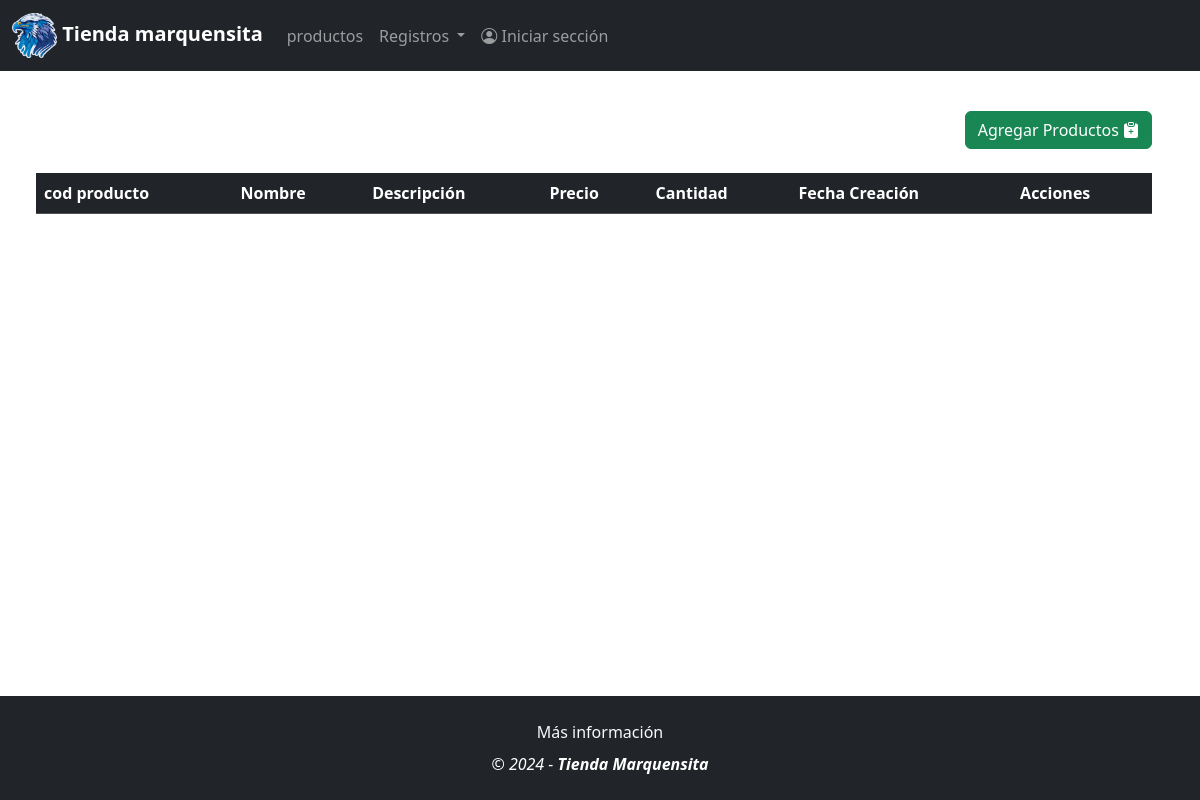
The app's page /producto/crudproductos/, older data.
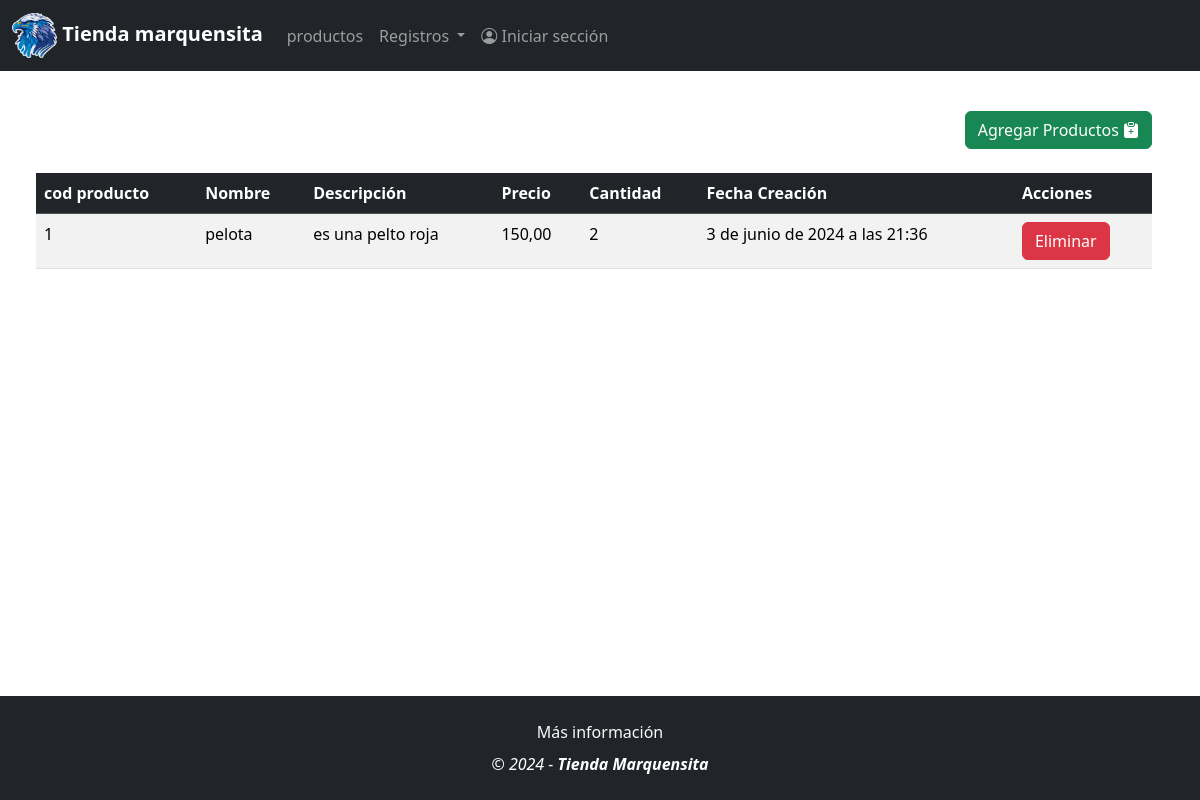
The same page, newer data.
### modulo_producto/models.py (models this page shows, shortened)
class Producto(models.Model):
    producto_id = models.AutoField(primary_key=True,)
    nombre_producto = models.CharField(max_length=50, null=True, blank=True, verbose_name="Nombre del producto")
    descripcion_producto = models.CharField(max_length=50, null=True, blank=True, verbose_name="Descripción del producto")
    precio_producto = models.DecimalField(max_digits=10, decimal_places=2, verbose_name="Precio del producto")
    stock_producto = models.IntegerField(null=True, blank=True, verbose_name="Cantidad del producto")
    fecha_creacion_producto = models.DateTimeField(auto_now_add=True, verbose_name="Fecha de ingreso del producto")
    imagen_producto = models.ImageField(upload_to='productos_imagenes/', verbose_name="Imagen del producto")
    estado = models.CharField(max_length=50, null=True, blank=True)

### modulo_producto/views.py (the view)
def productocrud(request):
    if request.method == "POST":
        form = ProductoForm(request.POST, request.FILES)
        if form.is_valid():
            form.save()
            return redirect('products')
    else:
        form = ProductoForm()
    productos = Producto.objects.filter(estado='1')  # Assuming '1' is the string for the active state
    return render(request, "crud_productos.html", {'form': form, 'productos': productos})

### modulo_producto/templates/crud_productos.html (shortened to what this page needs)
{% extends "menu.html" %}
{% load static %}
{% block main_content %}
<section>
    <div class="container m-4" style="display: flex; justify-content:flex-end">
        <div class="row">
            <div class="col-md-12">
                <button type="button" class="btn btn-success" data-bs-toggle="modal" data-bs-target="#exampleModal">
                    Agregar Productos <i class="bi bi-clipboard-plus-fill"></i>
                </button>
            </div>
        </div>
    </div>
</section>
<div class="container m-4">
    <div class="row">
        <div class="col-md-12">
            <table class="table table-striped">
                <thead class="table-dark">
                    <tr>
                        <th scope="col">cod producto</th>
                        <th scope="col">Nombre</th>
                        <th scope="col">Descripción</th>
                        <th scope="col">Precio</th>
                        <th scope="col">Cantidad</th>
                        <th scope="col">Fecha Creación</th>
                        <th scope="col">Acciones</th>
                    </tr>
                </thead>
                <tbody>
                    {% for producto in productos %}
                    <tr>
                        <td>{{ producto.producto_id }}</td>
                        <td>{{ producto.nombre_producto }}</td>
                        <td>{{ producto.descripcion_producto }}</td>
                        <td>{{ producto.precio_producto }}</td>
                        <td>{{ producto.stock_producto }}</td>
                        <td>{{ producto.fecha_creacion_producto }}</td>
                        <td>
                            <form method="post" action="{% url 'downproducto' producto.producto_id %}" style="display:inline;">
                                <button type="submit" class="btn btn-danger">Eliminar</button>
                            </form>
                        </td>
                    </tr>
                    {% endfor %}
                </tbody>
            </table>
        </div>
    </div>
</div>
{% endblock main_content %}

Row changes from the older to the newer data that the page shows:
now on this page (row edited): Producto: producto_id "1", nombre_producto "pelota", descripcion_producto "es una pelto roja", precio_producto "150,00", stock_producto "2", fecha_creacion_producto "3 de junio de 2024 a las 21:36"
